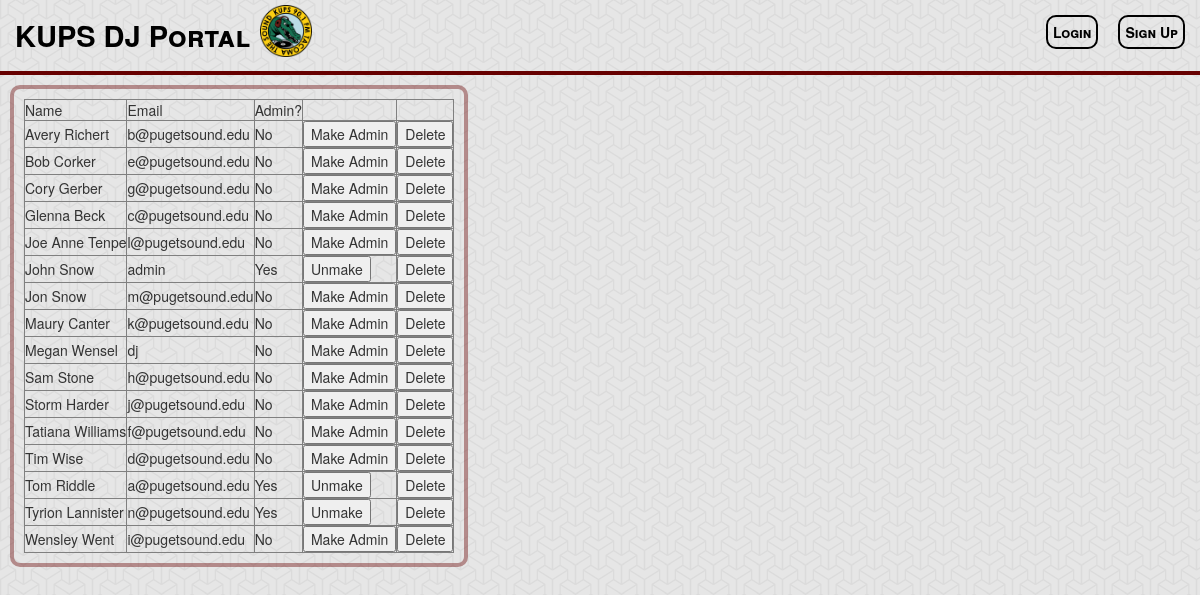
The page /manage-users.php on the database as committed earlier.
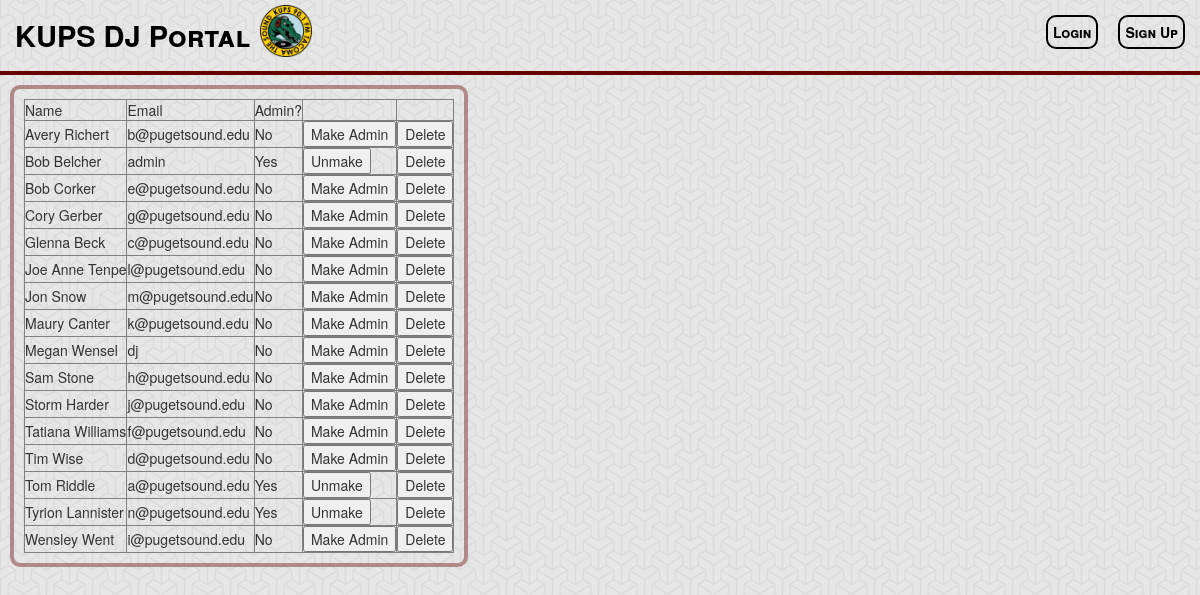
The same page on the database as committed later.
### tables this page shows
CREATE TABLE IF NOT EXISTS user (
	name VARCHAR(20) NOT NULL,
	admin TINYINT(2) DEFAULT 0,
	password VARCHAR(20) NOT NULL,
	email VARCHAR(30) NOT NULL,
	PRIMARY KEY (email)
);

### _session.php (called while the page is built, shortened)
<?php
if (isset($_SESSION["loggedin"])) {
	$loggedin = true;
}
else {
	$loggedin = false;
}
?>

### _display-users.php (the view, shortened to what this page needs)
<?php
echo "<div class='content left-float'>";
	try
	{
		$db = new PDO("mysql:dbname=soundpod", 'root');
		$db -> setAttribute(PDO::ATTR_ERRMODE, PDO::ERRMODE_EXCEPTION);
		echo '<table border="1">';
		echo '<tr><td>Name</td><td>Email</td><td>Admin?</td><td></td><td></td></tr>';
		$result = $db -> query ("SELECT * FROM user ORDER BY name");
		foreach ($result as $tuple)
		{
			$email = $tuple['email'];
			echo "<tr><td>".$tuple['name']."</td>";
			echo "<td>".$email."</td>";
			$me = ($email == $_SESSION["email"]);
			$admin = $tuple['admin'];
			if ($admin == 1) {
				echo "<td>Yes</td><td>";
				if (!$me) { echo "<form id='admin_form_$email' method='post' action='/_admin-user.php'><input type='hidden' name='email' value='$email' /><input type='submit' name='submit_$email' value='Unmake' /></form>"; }
				echo "</td>";
			}
			else {
				echo "<td>No</td><td>";
				echo "<form id='admin_form_$email' method='post' action='/_admin-user.php'><input type='hidden' name='email' value='$email' /><input type='submit' name='submit_$email' value='Make Admin' /></form>";
				echo "</td>";
			}
			echo "<td>";
			if (!$me) { echo "<form id='delete_form_$email' method='post' action='/_delete-user.php'><input type='hidden' name='email' value='$email' /><input type='submit' name='submit_$email' value='Delete' /></form>"; }
			echo "</td></tr>";
		}
		echo "</table>";
	}
	catch(PDOException $e) {
		print 'Exception : '.$e -> getMessage();
	}
echo "</div>";
?>

### manage-users.php (shortened to what this page needs)
<?php
include '_session.php';
?>
<!DOCTYPE html>
<html>
<head>
	<link rel="stylesheet" href="/assets/stylesheets/screen.css">
</head>
<body>
	<?php include '_header.php'; ?>
	<?php include '_display-users.php'; ?>
</body>
</html>

### _header.php (shortened to what this page needs)
<!DOCTYPE html>
<html>
<head>
	<link rel="stylesheet" href="https://maxcdn.bootstrapcdn.com/bootstrap/3.3.4/css/bootstrap.min.css">
	<link rel="stylesheet" href="/assets/stylesheets/screen.css">
		<link rel="stylesheet" href="/assets/stylesheets/datepicker.css">
</head>
<body>
<div id="header">
	<a href="<?php if ($loggedin) { echo '/index.php'; } else { echo '/index.php'; } ?>">
		<p>KUPS DJ Portal</p>
		<img src="/assets/images/kups.png" alt="Sound Pod" class="left-float" style="height:52px">
	</a>
	<?php if ($loggedin) { ?>
		<a class="nav-button" id="logout" href="/_logout.php">Logout</a>
		<a class="nav-button" id="forums" href="/forums.php">Forums</a>
		<a class="nav-button" id="shows" href="/manage-shows.php">Shows</a>
		<a class="nav-button" id="sub-requests" href="/substitutions.php">Sub Requests</a>
		<?php
		if ($_SESSION["admin"] == 1) { ?>
			<a class="nav-button" id="manage" href="/manage-users.php">Manage Users</a>
		<?php }
	}
	else { ?>
		<a class="nav-button" id="sign-up" href="/sign-up.php">Sign Up</a>
		<a class="nav-button" id="login" href="/login.php">Login</a>
	<?php } ?>
</div>

### assets/stylesheets/screen.css (style rules this page uses)
div#header { padding: 5px; display: block; border-bottom: 4px solid #660000; overflow: auto; color: black; }
div#header p { float: left; display: inline-block; font-variant: small-caps; font-size: 29px; margin: 10px; font-weight: bold; }
div#header .nav-button { float: left; display: inline-block; margin: 10px; float: right; }
div#header #logout, div#header #login, div#header #my-account, div#header #manage { float: right; }
body { background: #ffffff url("/assets/images/background/escheresque.png") repeat left top; }
a { text-decoration: none; }
a:link, a:visited, a:hover, a:active { color: inherit; }
.content { border: 4px solid rgba(102, 0, 0, 0.4); -webkit-border-radius: 10px; -moz-border-radius: 10px; -ms-border-radius: 10px; border-radius: 10px; margin: 10px; padding: 10px; }
.left-float { float: left; }
.nav-button { font-variant: small-caps; font-weight: bold; text-align: center; text-decoration: none; border: 2px solid; -webkit-border-radius: 10px; -moz-border-radius: 10px; -ms-border-radius: 10px; border-radius: 10px; padding: 5px; margin: 10px 0; }
.nav-button:link, .nav-button:visited { color: black; border-color: black; background: transparent; }

Rows that differ between the two databases and show on the page:
changed user "admin": name "John Snow" → "Bob Belcher"; moves up the list
